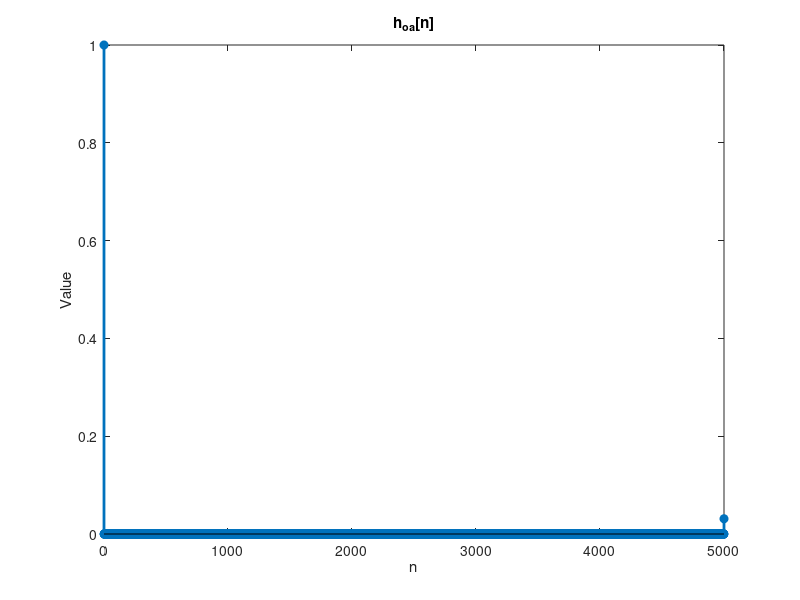

MATLAB code for this plot:
he = [1 zeros(1, 999) 0.5]; 
d = [1 zeros(1, 4000)]; 
her = filter(1, [1 zeros(1,999) 0.5], d);
hoa = conv(he, her); 
n2 = 0:5000;

figure;
stem(n2, hoa, 'filled', 'LineWidth', 2);
title('h_{oa}[n]');
xlabel('n'); ylabel('Value');